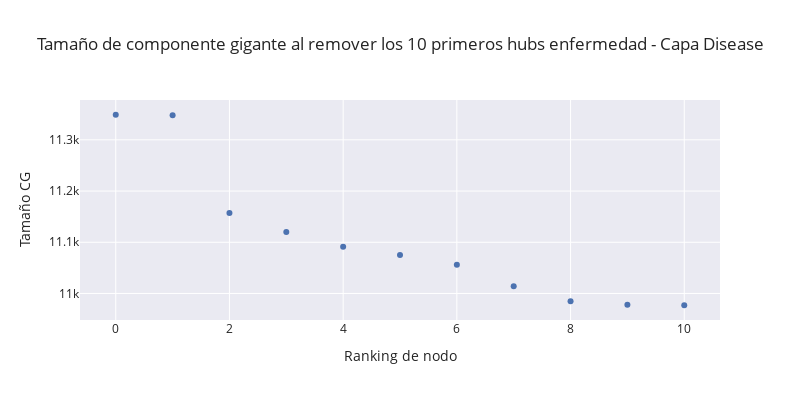

Source (notebook cell):
### Code cell
DD2 = DD.copy()
sizes = [gc_size(DD2)]
for hub in highest_ranking:
    DD2.remove_node(hub)
    sizes.append(gc_size(DD2))

fig = px.scatter(x=np.arange(len(sizes)),y=sizes,width=800, height=400, title="Tamaño de componente gigante al remover los 10 primeros hubs enfermedad - Capa Disease").update_layout(xaxis_title="Ranking de nodo", yaxis_title="Tamaño CG")
fig.show()

print(f"Al remover el hub más importante pierdo {sizes[0]-sizes[1]} nodos de la componente gigante \nAl remover los primeros 10, en total, pierdo {sizes[0] - sizes[-1]}")

### Figure 1 — Plotly figure (JSON) as saved in the notebook; plotly's stock layout.template omitted (floating-point values rounded to 4 significant figures)
{"data": [{"hovertemplate": "x=%{x}<br>y=%{y}<extra></extra>", "legendgroup": "", "marker": {"color": "rgb(76,114,176)", "symbol": "circle"}, "mode": "markers", "name": "", "orientation": "v", "showlegend": false, "type": "scatter", "x": [0, 1, 2, 3, 4, 5, 6, 7, 8, 9, 10], "xaxis": "x", "y": [11349, 11348, 11157, 11120, 11091, 11075, 11056, 11014, 10985, 10978, 10977], "yaxis": "y"}], "layout": {"height": 400, "legend": {"tracegroupgap": 0}, "title": {"text": "Tamaño de componente gigante al remover los 10 primeros hubs enfermedad - Capa Disease"}, "width": 800, "xaxis": {"anchor": "y", "domain": [0, 1], "title": {"text": "Ranking de nodo"}}, "yaxis": {"anchor": "x", "domain": [0, 1], "title": {"text": "Tamaño CG"}}}}
